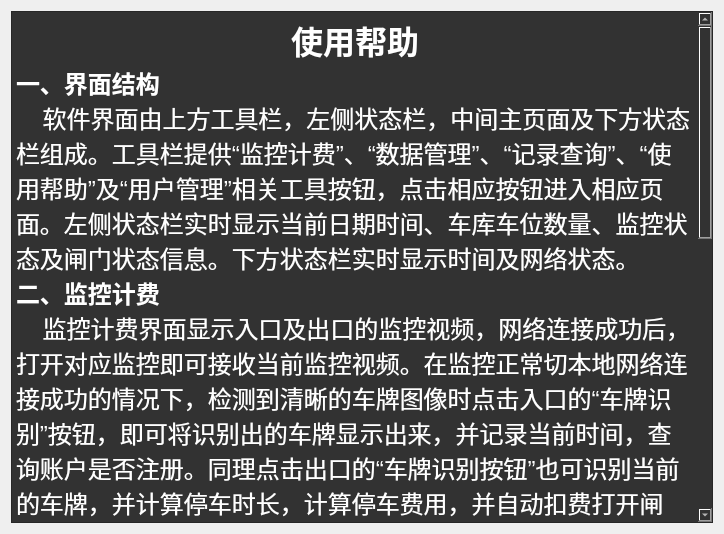
<?xml version="1.0" encoding="UTF-8"?>
<ui version="4.0">
 <class>zHelp</class>
 <widget class="QWidget" name="zHelp">
  <property name="geometry">
   <rect>
    <x>0</x>
    <y>0</y>
    <width>724</width>
    <height>534</height>
   </rect>
  </property>
  <property name="windowTitle">
   <string>Form</string>
  </property>
  <layout class="QGridLayout" name="gridLayout">
   <item row="0" column="0">
    <widget class="QTextEdit" name="textEdit">
     <property name="styleSheet">
      <string notr="true">background-color: rgb(50, 50, 50);
color: rgb(255, 255, 255);</string>
     </property>
     <property name="readOnly">
      <bool>true</bool>
     </property>
     <property name="html">
      <string>&lt;!DOCTYPE HTML PUBLIC &quot;-//W3C//DTD HTML 4.0//EN&quot; &quot;http://www.w3.org/TR/REC-html40/strict.dtd&quot;&gt;
&lt;html&gt;&lt;head&gt;&lt;meta name=&quot;qrichtext&quot; content=&quot;1&quot; /&gt;&lt;style type=&quot;text/css&quot;&gt;
p, li { white-space: pre-wrap; }
&lt;/style&gt;&lt;/head&gt;&lt;body style=&quot; font-family:'SimSun'; font-size:9pt; font-weight:400; font-style:normal;&quot;&gt;
&lt;p align=&quot;center&quot; style=&quot; margin-top:0px; margin-bottom:0px; margin-left:0px; margin-right:0px; -qt-block-indent:0; text-indent:0px;&quot;&gt;&lt;span style=&quot; font-size:24pt; font-weight:600;&quot;&gt;使用帮助&lt;/span&gt;&lt;/p&gt;
&lt;p style=&quot; margin-top:0px; margin-bottom:0px; margin-left:0px; margin-right:0px; -qt-block-indent:0; text-indent:0px;&quot;&gt;&lt;span style=&quot; font-size:18pt; font-weight:600;&quot;&gt;一、界面结构&lt;/span&gt;&lt;/p&gt;
&lt;p style=&quot; margin-top:0px; margin-bottom:0px; margin-left:0px; margin-right:0px; -qt-block-indent:0; text-indent:0px;&quot;&gt;&lt;span style=&quot; font-size:18pt; font-weight:600;&quot;&gt;    &lt;/span&gt;&lt;span style=&quot; font-size:18pt;&quot;&gt;软件界面由上方工具栏，左侧状态栏，中间主页面及下方状态栏组成。工具栏提供“监控计费”、“数据管理”、“记录查询”、“使用帮助”及“用户管理”相关工具按钮，点击相应按钮进入相应页面。左侧状态栏实时显示当前日期时间、车库车位数量、监控状态及闸门状态信息。下方状态栏实时显示时间及网络状态。&lt;/span&gt;&lt;/p&gt;
&lt;p style=&quot; margin-top:0px; margin-bottom:0px; margin-left:0px; margin-right:0px; -qt-block-indent:0; text-indent:0px;&quot;&gt;&lt;span style=&quot; font-size:18pt; font-weight:600;&quot;&gt;二、监控计费&lt;/span&gt;&lt;/p&gt;
&lt;p style=&quot; margin-top:0px; margin-bottom:0px; margin-left:0px; margin-right:0px; -qt-block-indent:0; text-indent:0px;&quot;&gt;&lt;span style=&quot; font-size:18pt; font-weight:600;&quot;&gt;    &lt;/span&gt;&lt;span style=&quot; font-size:18pt;&quot;&gt;监控计费界面显示入口及出口的监控视频，网络连接成功后，打开对应监控即可接收当前监控视频。在监控正常切本地网络连接成功的情况下，检测到清晰的车牌图像时点击入口的“车牌识别”按钮，即可将识别出的车牌显示出来，并记录当前时间，查询账户是否注册。同理点击出口的“车牌识别按钮”也可识别当前的车牌，并计算停车时长，计算停车费用，并自动扣费打开闸门。也可点击“开闸放行”或“拒绝放行”手动控制闸门。&lt;/span&gt;&lt;/p&gt;
&lt;p style=&quot; margin-top:0px; margin-bottom:0px; margin-left:0px; margin-right:0px; -qt-block-indent:0; text-indent:0px;&quot;&gt;&lt;span style=&quot; font-size:18pt; font-weight:600;&quot;&gt;三、数据管理&lt;/span&gt;&lt;/p&gt;
&lt;p style=&quot; margin-top:0px; margin-bottom:0px; margin-left:0px; margin-right:0px; -qt-block-indent:0; text-indent:0px;&quot;&gt;&lt;span style=&quot; font-size:18pt; font-weight:600;&quot;&gt;    &lt;/span&gt;&lt;span style=&quot; font-size:18pt;&quot;&gt;数据管理部分主要包括车库车辆数据管理、车库信息管理及网络管理。车辆数据管理可以进行车辆的增删改查操作，注册车辆用户，记录车牌、姓名、身份证、余额、电话等信息。车库信息可以进行修改车库名称，收费单价车位数量等信息。网络管理可以进行连接断开服务器网络，可手动配置IP及端口连接，并显示连接结果。&lt;/span&gt;&lt;/p&gt;
&lt;p style=&quot; margin-top:0px; margin-bottom:0px; margin-left:0px; margin-right:0px; -qt-block-indent:0; text-indent:0px;&quot;&gt;&lt;span style=&quot; font-size:18pt; font-weight:600;&quot;&gt;四、记录查询&lt;/span&gt;&lt;/p&gt;
&lt;p style=&quot; margin-top:0px; margin-bottom:0px; margin-left:0px; margin-right:0px; -qt-block-indent:0; text-indent:0px;&quot;&gt;&lt;span style=&quot; font-size:18pt; font-weight:600;&quot;&gt;   &lt;/span&gt;&lt;span style=&quot; font-size:18pt;&quot;&gt;主要记录了出入库车辆信息，包括其车牌号、出库或入库状态、出入库时间、停车时长等信息。可以进行数据库清空及导出Excel操作，并且可以进行分页显示，跳转查看等功能。&lt;/span&gt;&lt;/p&gt;
&lt;p style=&quot; margin-top:0px; margin-bottom:0px; margin-left:0px; margin-right:0px; -qt-block-indent:0; text-indent:0px;&quot;&gt;&lt;span style=&quot; font-size:18pt; font-weight:600;&quot;&gt;五、使用帮助&lt;/span&gt;&lt;/p&gt;
&lt;p style=&quot; margin-top:0px; margin-bottom:0px; margin-left:0px; margin-right:0px; -qt-block-indent:0; text-indent:0px;&quot;&gt;&lt;span style=&quot; font-size:18pt; font-weight:600;&quot;&gt;   &lt;/span&gt;&lt;span style=&quot; font-size:18pt;&quot;&gt;不一定给你很大的帮助，介绍软件基本基本信息。&lt;/span&gt;&lt;/p&gt;
&lt;p style=&quot; margin-top:0px; margin-bottom:0px; margin-left:0px; margin-right:0px; -qt-block-indent:0; text-indent:0px;&quot;&gt;&lt;span style=&quot; font-size:18pt; font-weight:600;&quot;&gt;六、用户管理&lt;/span&gt;&lt;/p&gt;
&lt;p style=&quot; margin-top:0px; margin-bottom:0px; margin-left:0px; margin-right:0px; -qt-block-indent:0; text-indent:0px;&quot;&gt;&lt;span style=&quot; font-size:18pt; font-weight:600;&quot;&gt;    &lt;/span&gt;&lt;span style=&quot; font-size:18pt;&quot;&gt;可以进行切换登录用户，查看个人信息和退出系统等相关操作。&lt;/span&gt;&lt;/p&gt;
&lt;p style=&quot;-qt-paragraph-type:empty; margin-top:0px; margin-bottom:0px; margin-left:0px; margin-right:0px; -qt-block-indent:0; text-indent:0px; font-size:18pt;&quot;&gt;&lt;br /&gt;&lt;/p&gt;
&lt;p style=&quot; margin-top:0px; margin-bottom:0px; margin-left:0px; margin-right:0px; -qt-block-indent:0; text-indent:0px;&quot;&gt;&lt;span style=&quot; font-size:12pt; font-weight:600;&quot;&gt;    &lt;/span&gt;&lt;/p&gt;&lt;/body&gt;&lt;/html&gt;</string>
     </property>
    </widget>
   </item>
  </layout>
 </widget>
 <resources/>
 <connections/>
</ui>
